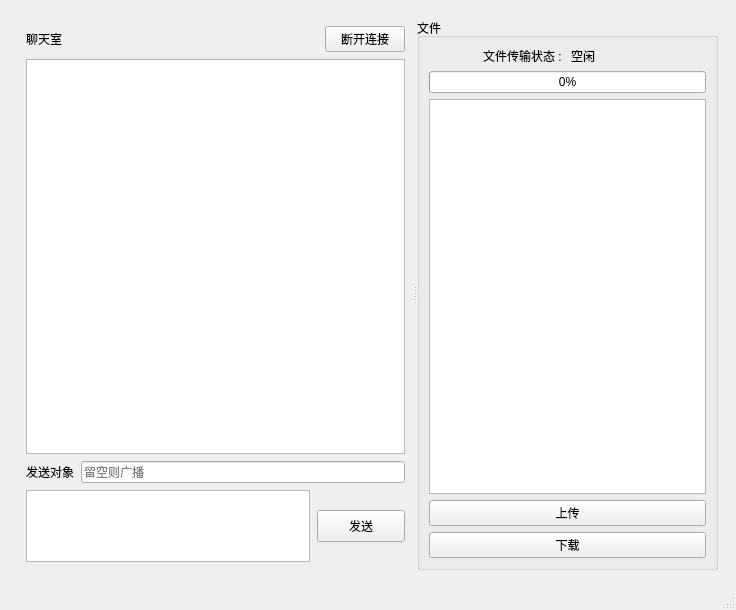
<?xml version="1.0" encoding="UTF-8"?>
<ui version="4.0">
 <class>MainWindow</class>
 <widget class="QMainWindow" name="MainWindow">
  <property name="geometry">
   <rect>
    <x>0</x>
    <y>0</y>
    <width>736</width>
    <height>610</height>
   </rect>
  </property>
  <property name="windowTitle">
   <string>MainWindow</string>
  </property>
  <widget class="QWidget" name="centralwidget">
   <layout class="QVBoxLayout" name="centralLayout">
    <item>
     <widget class="QStackedWidget" name="pageStack">
      <property name="currentIndex">
       <number>1</number>
      </property>
      <widget class="QWidget" name="loginPage">
       <layout class="QHBoxLayout" name="loginPageLayout">
        <item>
         <layout class="QVBoxLayout" name="loginFormLayout" stretch="1,1,0,0,0">
          <item>
           <widget class="QLabel" name="loginTitleLabel">
            <property name="font">
             <font>
              <pointsize>15</pointsize>
             </font>
            </property>
            <property name="text">
             <string>登录界面</string>
            </property>
            <property name="alignment">
             <set>Qt::AlignCenter</set>
            </property>
           </widget>
          </item>
          <item>
           <layout class="QGridLayout" name="serverFormLayout">
            <item row="0" column="0">
             <widget class="QLabel" name="serverIpLabel">
              <property name="minimumSize">
               <size>
                <width>0</width>
                <height>50</height>
               </size>
              </property>
              <property name="maximumSize">
               <size>
                <width>16777215</width>
                <height>50</height>
               </size>
              </property>
              <property name="text">
               <string>服务器IP</string>
              </property>
              <property name="alignment">
               <set>Qt::AlignCenter</set>
              </property>
             </widget>
            </item>
            <item row="1" column="0">
             <widget class="QLabel" name="portLabel">
              <property name="minimumSize">
               <size>
                <width>200</width>
                <height>50</height>
               </size>
              </property>
              <property name="maximumSize">
               <size>
                <width>16777215</width>
                <height>50</height>
               </size>
              </property>
              <property name="text">
               <string>端口</string>
              </property>
              <property name="alignment">
               <set>Qt::AlignCenter</set>
              </property>
             </widget>
            </item>
            <item row="1" column="1">
             <widget class="QLineEdit" name="portEdit">
              <property name="maximumSize">
               <size>
                <width>400</width>
                <height>16777215</height>
               </size>
              </property>
             </widget>
            </item>
            <item row="0" column="1">
             <widget class="QLineEdit" name="serverIpEdit">
              <property name="maximumSize">
               <size>
                <width>400</width>
                <height>16777215</height>
               </size>
              </property>
             </widget>
            </item>
            <item row="2" column="0">
             <widget class="QLabel" name="connStatusCaptionLabel">
              <property name="minimumSize">
               <size>
                <width>0</width>
                <height>50</height>
               </size>
              </property>
              <property name="maximumSize">
               <size>
                <width>16777215</width>
                <height>50</height>
               </size>
              </property>
              <property name="text">
               <string>连接状态</string>
              </property>
              <property name="alignment">
               <set>Qt::AlignCenter</set>
              </property>
             </widget>
            </item>
            <item row="2" column="1">
             <widget class="QLabel" name="connStatusLabel">
              <property name="maximumSize">
               <size>
                <width>16777215</width>
                <height>60</height>
               </size>
              </property>
              <property name="text">
               <string>未连接</string>
              </property>
              <property name="alignment">
               <set>Qt::AlignCenter</set>
              </property>
             </widget>
            </item>
           </layout>
          </item>
          <item>
           <widget class="QPushButton" name="connectBtn">
            <property name="text">
             <string>连接</string>
            </property>
           </widget>
          </item>
          <item>
           <layout class="QGridLayout" name="userFormLayout">
            <item row="1" column="0">
             <widget class="QLabel" name="userNameLabel">
              <property name="minimumSize">
               <size>
                <width>200</width>
                <height>50</height>
               </size>
              </property>
              <property name="text">
               <string>用户名</string>
              </property>
              <property name="alignment">
               <set>Qt::AlignCenter</set>
              </property>
             </widget>
            </item>
            <item row="1" column="1">
             <widget class="QLineEdit" name="userNameEdit">
              <property name="maximumSize">
               <size>
                <width>400</width>
                <height>16777215</height>
               </size>
              </property>
             </widget>
            </item>
           </layout>
          </item>
          <item>
           <widget class="QPushButton" name="loginBtn">
            <property name="text">
             <string>登录</string>
            </property>
           </widget>
          </item>
         </layout>
        </item>
       </layout>
      </widget>
      <widget class="QWidget" name="chatPage">
       <layout class="QHBoxLayout" name="chatPageLayout">
        <item>
         <widget class="QSplitter" name="chatSplitter">
          <property name="orientation">
           <enum>Qt::Horizontal</enum>
          </property>
          <widget class="QWidget" name="chatPanel" native="true">
           <property name="layoutDirection">
            <enum>Qt::LeftToRight</enum>
           </property>
           <layout class="QHBoxLayout" name="chatPanelLayout">
            <property name="leftMargin">
             <number>8</number>
            </property>
            <property name="topMargin">
             <number>8</number>
            </property>
            <property name="rightMargin">
             <number>8</number>
            </property>
            <property name="bottomMargin">
             <number>8</number>
            </property>
            <item>
             <layout class="QVBoxLayout" name="chatLayout" stretch="0,1,0,0">
              <property name="spacing">
               <number>7</number>
              </property>
              <property name="sizeConstraint">
               <enum>QLayout::SetDefaultConstraint</enum>
              </property>
              <item>
               <layout class="QHBoxLayout" name="chatHeaderLayout">
                <item>
                 <widget class="QLabel" name="chatTitleLabel">
                  <property name="text">
                   <string>聊天室</string>
                  </property>
                 </widget>
                </item>
                <item>
                 <spacer name="chatHeaderSpacer">
                  <property name="orientation">
                   <enum>Qt::Horizontal</enum>
                  </property>
                  <property name="sizeHint" stdset="0">
                   <size>
                    <width>40</width>
                    <height>20</height>
                   </size>
                  </property>
                 </spacer>
                </item>
                <item>
                 <widget class="QPushButton" name="disconnectBtn">
                  <property name="text">
                   <string>断开连接</string>
                  </property>
                 </widget>
                </item>
               </layout>
              </item>
              <item>
               <widget class="QTextBrowser" name="messageView"/>
              </item>
              <item>
               <layout class="QHBoxLayout" name="targetLayout">
                <item>
                 <widget class="QLabel" name="targetCaptionLabel">
                  <property name="text">
                   <string>发送对象</string>
                  </property>
                 </widget>
                </item>
                <item>
                 <widget class="QLineEdit" name="targetEdit">
                  <property name="placeholderText">
                   <string>留空则广播</string>
                  </property>
                 </widget>
                </item>
               </layout>
              </item>
              <item>
               <layout class="QHBoxLayout" name="inputLayout" stretch="1,0">
                <item>
                 <widget class="QTextEdit" name="inputEdit">
                  <property name="sizePolicy">
                   <sizepolicy hsizetype="Expanding" vsizetype="Fixed">
                    <horstretch>0</horstretch>
                    <verstretch>0</verstretch>
                   </sizepolicy>
                  </property>
                  <property name="minimumSize">
                   <size>
                    <width>0</width>
                    <height>72</height>
                   </size>
                  </property>
                  <property name="maximumSize">
                   <size>
                    <width>16777215</width>
                    <height>72</height>
                   </size>
                  </property>
                 </widget>
                </item>
                <item>
                 <widget class="QPushButton" name="sendBtn">
                  <property name="sizePolicy">
                   <sizepolicy hsizetype="Fixed" vsizetype="Fixed">
                    <horstretch>0</horstretch>
                    <verstretch>0</verstretch>
                   </sizepolicy>
                  </property>
                  <property name="minimumSize">
                   <size>
                    <width>88</width>
                    <height>32</height>
                   </size>
                  </property>
                  <property name="text">
                   <string>发送</string>
                  </property>
                 </widget>
                </item>
               </layout>
              </item>
             </layout>
            </item>
           </layout>
          </widget>
          <widget class="QGroupBox" name="filePanel">
           <property name="minimumSize">
            <size>
             <width>200</width>
             <height>240</height>
            </size>
           </property>
           <property name="title">
            <string>文件</string>
           </property>
           <layout class="QVBoxLayout" name="filePanelLayout">
            <item>
             <layout class="QHBoxLayout" name="transferStatusLayout">
              <item>
               <widget class="QLabel" name="transferCaptionLabel">
                <property name="text">
                 <string>文件传输状态 : </string>
                </property>
                <property name="alignment">
                 <set>Qt::AlignRight|Qt::AlignTrailing|Qt::AlignVCenter</set>
                </property>
               </widget>
              </item>
              <item>
               <widget class="QLabel" name="transferLabel">
                <property name="text">
                 <string>空闲</string>
                </property>
                <property name="alignment">
                 <set>Qt::AlignLeading|Qt::AlignLeft|Qt::AlignVCenter</set>
                </property>
               </widget>
              </item>
             </layout>
            </item>
            <item>
             <widget class="QProgressBar" name="transferBar">
              <property name="value">
               <number>0</number>
              </property>
             </widget>
            </item>
            <item>
             <widget class="QListWidget" name="fileList"/>
            </item>
            <item>
             <widget class="QPushButton" name="uploadBtn">
              <property name="text">
               <string>上传</string>
              </property>
             </widget>
            </item>
            <item>
             <widget class="QPushButton" name="downloadBtn">
              <property name="text">
               <string>下载</string>
              </property>
             </widget>
            </item>
           </layout>
          </widget>
         </widget>
        </item>
       </layout>
      </widget>
     </widget>
    </item>
   </layout>
  </widget>
  <widget class="QStatusBar" name="statusBar"/>
 </widget>
 <resources/>
 <connections/>
</ui>
